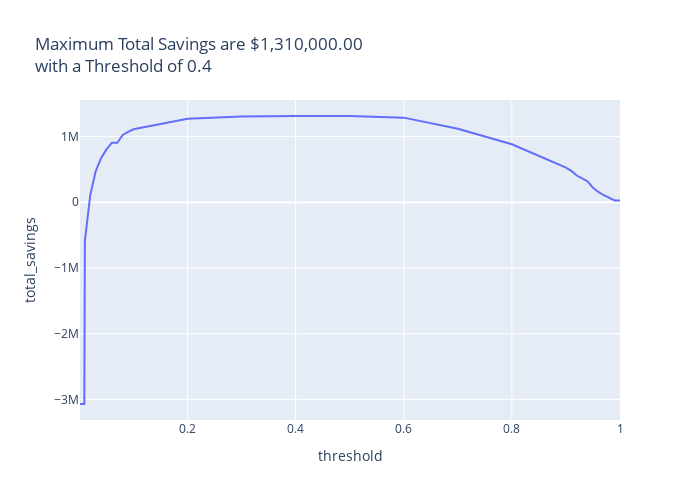

The code cell stored with this chart in its notebook:
### Code cell
plot_savings_by_threshold(train_savings_df)

### Figure 1 — Plotly figure (JSON) as saved in the notebook; plotly's stock layout.template omitted (floating-point values rounded to 4 significant figures)
{"data": [{"hovertemplate": "threshold=%{x}<br>total_savings=%{y}<extra></extra>", "legendgroup": "", "line": {"color": "#636efa", "dash": "solid"}, "marker": {"symbol": "circle"}, "mode": "lines", "name": "", "orientation": "v", "showlegend": false, "type": "scatter", "x": [0.001, 0.002, 0.003, 0.004, 0.005, 0.006, 0.007, 0.008, 0.009, 0.01, 0.02, 0.03, 0.04, 0.05, 0.06, 0.07, 0.08, 0.09, 0.1, 0.2, 0.3, 0.4, 0.5, 0.6, 0.7, 0.8, 0.9, 0.91, 0.92, 0.93, 0.94, 0.95, 0.96, 0.97, 0.98, 0.99, 0.99, 0.991, 0.992, 0.993, 0.994, 0.995, 0.996, 0.997, 0.998, 0.999, 0.9991, 0.9992, 0.9993, 0.9994, 0.9995, 0.9996, 0.9997, 0.9998, 0.9999, 1.0], "xaxis": "x", "y": [-3069500, -3069500, -3069500, -3069500, -3069500, -3069500, -3069500, -3069500, -3069500, -588000, 107000, 470000, 669000, 801500, 904000, 904000, 1021000, 1069000, 1107500, 1266500, 1304000, 1310000, 1310000, 1285000, 1115000, 880000, 525000, 475000, 405000, 360000, 315000, 220000, 155000, 105000, 60000, 25000, 25000, 25000, 25000, 25000, 25000, 25000, 25000, 25000, 25000, 25000, 25000, 25000, 25000, 25000, 25000, 25000, 25000, 25000, 25000, 25000], "yaxis": "y"}], "layout": {"height": 500, "legend": {"tracegroupgap": 0}, "title": {"text": "Maximum Total Savings are $1,310,000.00<br>with a Threshold of 0.4"}, "width": 700, "xaxis": {"anchor": "y", "domain": [0, 1], "title": {"text": "threshold"}}, "yaxis": {"anchor": "x", "domain": [0, 1], "title": {"text": "total_savings"}}}}
